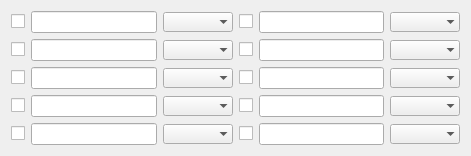
    <widget class="QWidget" name="layoutWidget_22">
     <property name="geometry">
      <rect>
       <x>10</x>
       <y>1250</y>
       <width>471</width>
       <height>136</height>
      </rect>
     </property>
     <layout class="QGridLayout" name="gridLayout_17">
      <item row="1" column="1">
       <layout class="QHBoxLayout" name="horizontalLayout_161">
        <item>
         <widget class="QCheckBox" name="checkBox94">
          <property name="text">
           <string/>
          </property>
         </widget>
        </item>
        <item>
         <widget class="QLineEdit" name="lineEdit94"/>
        </item>
        <item>
         <widget class="QComboBox" name="comboBox94">
          <property name="frame">
           <bool>false</bool>
          </property>
         </widget>
        </item>
       </layout>
      </item>
      <item row="0" column="1">
       <layout class="QHBoxLayout" name="horizontalLayout_162">
        <item>
         <widget class="QCheckBox" name="checkBox92">
          <property name="text">
           <string/>
          </property>
         </widget>
        </item>
        <item>
         <widget class="QLineEdit" name="lineEdit92"/>
        </item>
        <item>
         <widget class="QComboBox" name="comboBox92">
          <property name="frame">
           <bool>false</bool>
          </property>
         </widget>
        </item>
       </layout>
      </item>
      <item row="2" column="0">
       <layout class="QHBoxLayout" name="horizontalLayout_163">
        <item>
         <widget class="QCheckBox" name="checkBox95">
          <property name="text">
           <string/>
          </property>
         </widget>
        </item>
        <item>
         <widget class="QLineEdit" name="lineEdit95"/>
        </item>
        <item>
         <widget class="QComboBox" name="comboBox95">
          <property name="frame">
           <bool>false</bool>
          </property>
         </widget>
        </item>
       </layout>
      </item>
      <item row="3" column="0">
       <layout class="QHBoxLayout" name="horizontalLayout_164">
        <item>
         <widget class="QCheckBox" name="checkBox97">
          <property name="text">
           <string/>
          </property>
         </widget>
        </item>
        <item>
         <widget class="QLineEdit" name="lineEdit97"/>
        </item>
        <item>
         <widget class="QComboBox" name="comboBox97">
          <property name="frame">
           <bool>false</bool>
          </property>
         </widget>
        </item>
       </layout>
      </item>
      <item row="0" column="0">
       <layout class="QHBoxLayout" name="horizontalLayout_165">
        <item>
         <widget class="QCheckBox" name="checkBox91">
          <property name="text">
           <string/>
          </property>
         </widget>
        </item>
        <item>
         <widget class="QLineEdit" name="lineEdit91"/>
        </item>
        <item>
         <widget class="QComboBox" name="comboBox91">
          <property name="frame">
           <bool>false</bool>
          </property>
         </widget>
        </item>
       </layout>
      </item>
      <item row="3" column="1">
       <layout class="QHBoxLayout" name="horizontalLayout_166">
        <item>
         <widget class="QCheckBox" name="checkBox98">
          <property name="text">
           <string/>
          </property>
         </widget>
        </item>
        <item>
         <widget class="QLineEdit" name="lineEdit98"/>
        </item>
        <item>
         <widget class="QComboBox" name="comboBox98">
          <property name="frame">
           <bool>false</bool>
          </property>
         </widget>
        </item>
       </layout>
      </item>
      <item row="2" column="1">
       <layout class="QHBoxLayout" name="horizontalLayout_167">
        <item>
         <widget class="QCheckBox" name="checkBox96">
          <property name="text">
           <string/>
          </property>
         </widget>
        </item>
        <item>
         <widget class="QLineEdit" name="lineEdit96"/>
        </item>
        <item>
         <widget class="QComboBox" name="comboBox96">
          <property name="frame">
           <bool>false</bool>
          </property>
         </widget>
        </item>
       </layout>
      </item>
      <item row="4" column="0">
       <layout class="QHBoxLayout" name="horizontalLayout_168">
        <item>
         <widget class="QCheckBox" name="checkBox99">
          <property name="text">
           <string/>
          </property>
         </widget>
        </item>
        <item>
         <widget class="QLineEdit" name="lineEdit99"/>
        </item>
        <item>
         <widget class="QComboBox" name="comboBox99">
          <property name="frame">
           <bool>false</bool>
          </property>
         </widget>
        </item>
       </layout>
      </item>
      <item row="4" column="1">
       <layout class="QHBoxLayout" name="horizontalLayout_169">
        <item>
         <widget class="QCheckBox" name="checkBox100">
          <property name="text">
           <string/>
          </property>
         </widget>
        </item>
        <item>
         <widget class="QLineEdit" name="lineEdit100"/>
        </item>
        <item>
         <widget class="QComboBox" name="comboBox100">
          <property name="frame">
           <bool>false</bool>
          </property>
         </widget>
        </item>
       </layout>
      </item>
      <item row="1" column="0">
       <layout class="QHBoxLayout" name="horizontalLayout_170">
        <item>
         <widget class="QCheckBox" name="checkBox93">
          <property name="text">
           <string/>
          </property>
         </widget>
        </item>
        <item>
         <widget class="QLineEdit" name="lineEdit93"/>
        </item>
        <item>
         <widget class="QComboBox" name="comboBox93">
          <property name="frame">
           <bool>false</bool>
          </property>
         </widget>
        </item>
       </layout>
      </item>
     </layout>
    </widget>
